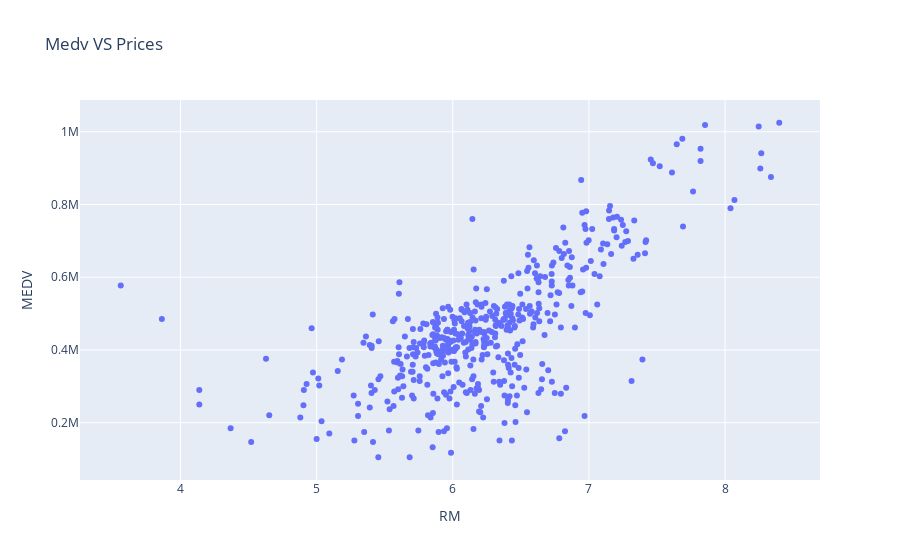

Notebook cell for this chart:
### Markdown cell above
* Would you expect a home that has an `'RM'` value(number of rooms) of 6 be worth more or less than a home that has an `'RM'` value of 7?

### Code cell
import plotly.express as px

px.scatter(data_frame = data,
           x = data.RM,
           y = prices,
           title = "Medv VS Prices",         
)

### Figure 1 — Plotly figure (JSON) as saved in the notebook; plotly's stock layout.template omitted (floating-point values rounded to 4 significant figures; data arrays with more than 128 entries replaced by an {"elided": "..."} marker saying what was removed)
{"data": [{"hovertemplate": "RM=%{x}<br>MEDV=%{y}<extra></extra>", "legendgroup": "", "marker": {"color": "#636efa", "symbol": "circle"}, "mode": "markers", "name": "", "orientation": "v", "showlegend": false, "type": "scatter", "x": {"elided": "489 float values"}, "xaxis": "x", "y": {"elided": "489 float values"}, "yaxis": "y"}], "layout": {"legend": {"tracegroupgap": 0}, "title": {"text": "Medv VS Prices"}, "xaxis": {"anchor": "y", "domain": [0, 1], "title": {"text": "RM"}}, "yaxis": {"anchor": "x", "domain": [0, 1], "title": {"text": "MEDV"}}}}
